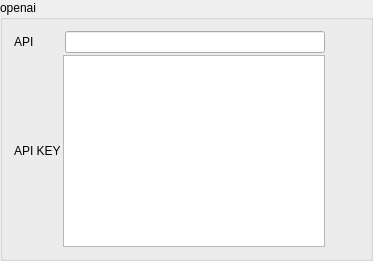
                <widget class="QGroupBox" name="groupBox_openai">
                 <property name="title">
                  <string>openai</string>
                 </property>
                 <layout class="QGridLayout" name="gridLayout_4" columnstretch="9,1">
                  <item row="0" column="0">
                   <layout class="QGridLayout" name="gridLayout_2">
                    <property name="spacing">
                     <number>2</number>
                    </property>
                    <item row="0" column="0">
                     <widget class="QLabel" name="label_openai_api">
                      <property name="text">
                       <string>API</string>
                      </property>
                     </widget>
                    </item>
                    <item row="0" column="2">
                     <widget class="QLineEdit" name="lineEdit_openai_api"/>
                    </item>
                    <item row="1" column="0">
                     <widget class="QLabel" name="label_openai_api_key">
                      <property name="text">
                       <string>API KEY</string>
                      </property>
                     </widget>
                    </item>
                    <item row="1" column="1" colspan="2">
                     <widget class="QTextEdit" name="textEdit_openai_api_key"/>
                    </item>
                   </layout>
                  </item>
                  <item row="0" column="1">
                   <spacer name="horizontalSpacer_9">
                    <property name="orientation">
                     <enum>Qt::Horizontal</enum>
                    </property>
                    <property name="sizeHint" stdset="0">
                     <size>
                      <width>40</width>
                      <height>20</height>
                     </size>
                    </property>
                   </spacer>
                  </item>
                 </layout>
                </widget>
